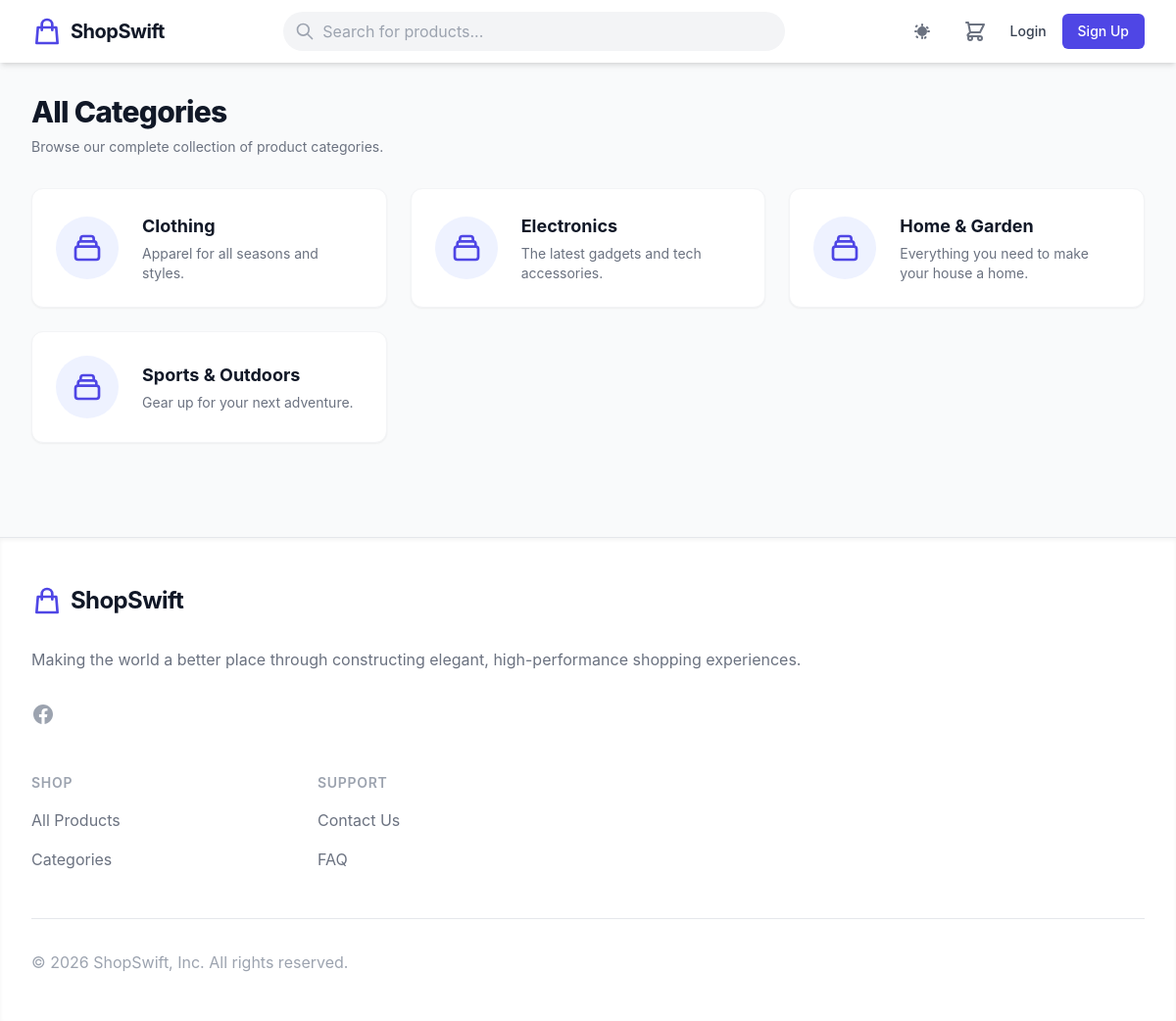
The page /categories on the database its author committed.
### tables this page shows
CREATE TABLE `categories` (
  `id` int NOT NULL AUTO_INCREMENT,
  `name` varchar(100) NOT NULL,
  `slug` varchar(100) NOT NULL,
  `description` text,
  `status` tinyint(1) NOT NULL DEFAULT '1',
  `created_at` timestamp NULL DEFAULT CURRENT_TIMESTAMP,
  PRIMARY KEY (`id`),
  UNIQUE KEY `slug` (`slug`)
);

### core/controllers/CategoryController.php (called while the page is built, shortened)
<?php
require_once __DIR__ . '/../models/Category.php';
class CategoryController {
    private $categoryModel;
    public function __construct(PDO $db) {
        $this->categoryModel = new Category($db);
    }
    public function index() {
        $categories = $this->categoryModel->getAllActive();
        require_once __DIR__ . '/../views/storefront/categories.php';
    }
}
?>

### core/models/Category.php (called while the page is built, shortened)
<?php
class Category {
    private $db;
    public function __construct(PDO $db) {
        $this->db = $db;
    }
    public function getAllActive() {
        $stmt = $this->db->query("SELECT * FROM categories WHERE status = 1 ORDER BY name ASC");
        return $stmt->fetchAll();
    }
}
?>

### core/helpers/functions.php (called while the page is built, shortened)
<?php
function sanitize($string) {
    return htmlspecialchars(trim($string), ENT_QUOTES, 'UTF-8');
}
?>

### core/views/storefront/categories.php (the view, shortened to what this page needs)
<?php
require_once __DIR__ . '/partials/header.php';
?>
<div class="mb-16">
    <div class="mb-8">
        <h1 class="text-3xl font-extrabold tracking-tight text-gray-900 dark:text-white">All Categories</h1>
        <p class="mt-2 text-sm text-gray-500 dark:text-gray-400">Browse our complete collection of product categories.</p>
    </div>
    <?php if (empty($categories)): ?>
        <p class="text-gray-500 dark:text-gray-400">No categories currently available.</p>
    <?php else: ?>
        <div class="grid grid-cols-1 sm:grid-cols-2 lg:grid-cols-3 gap-6">
            <?php foreach ($categories as $category): ?>
                <a href="/category/<?php echo sanitize($category['slug']); ?>" class="group flex items-center p-6 bg-white dark:bg-gray-800 rounded-xl shadow-sm border border-gray-100 dark:border-gray-700 hover:shadow-md transition-all hover:-translate-y-1">
                    <div class="flex-shrink-0 w-16 h-16 rounded-full bg-indigo-50 dark:bg-gray-700 flex items-center justify-center mr-6 group-hover:bg-indigo-100 dark:group-hover:bg-gray-600 transition-colors">
                    </div>
                    <div>
                        <h3 class="text-lg font-bold text-gray-900 dark:text-white"><?php echo sanitize($category['name']); ?></h3>
                        <?php if(!empty($category['description'])): ?>
                            <p class="text-sm text-gray-500 dark:text-gray-400 mt-1 line-clamp-2"><?php echo sanitize($category['description']); ?></p>
                        <?php endif; ?>
                    </div>
                </a>
            <?php endforeach; ?>
        </div>
    <?php endif; ?>
</div>
<?php require_once __DIR__ . '/partials/footer.php'; ?>

### core/views/storefront/partials/header.php (style rules this page uses)
body { font-family: 'Inter', sans-serif; transition: background-color 0.3s, color 0.3s; }

### rows shown on the page
categories: name "Clothing", description "Apparel for all seasons and styles."
categories: name "Electronics", description "The latest gadgets and tech accessories."
categories: name "Home & Garden", description "Everything you need to make your house a home."
categories: name "Sports & Outdoors", description "Gear up for your next adventure."
